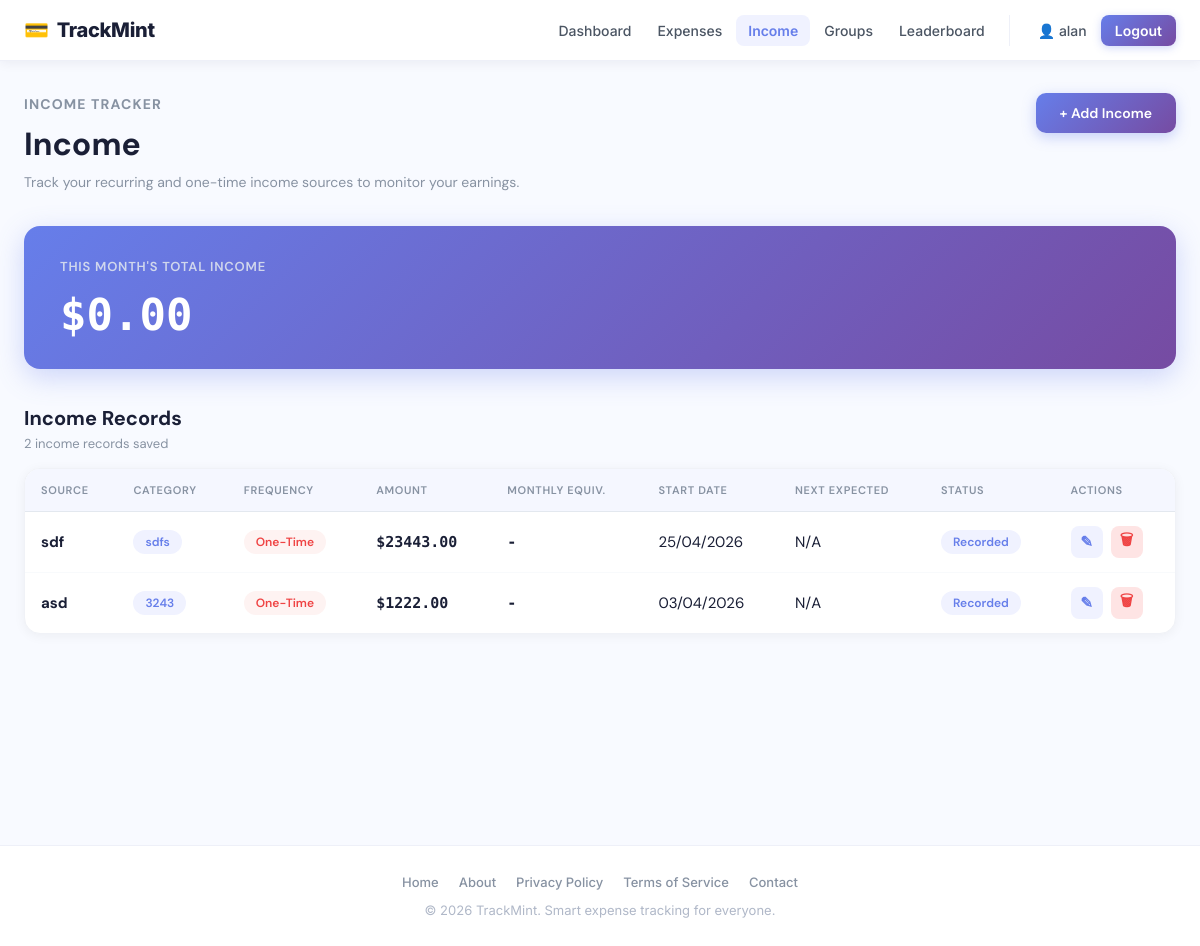
The page /income/ (signed in) on the database its author committed.
### app/models.py (models this page shows, shortened)
class User(UserMixin, db.Model):
    __tablename__ = "users"
    id = db.Column(db.Integer, primary_key=True)
    username = db.Column(db.String(80), unique=True, nullable=False, index=True)
    email = db.Column(db.String(120), unique=True, nullable=False, index=True)
    password_hash = db.Column(db.String(255), nullable=False)
    created_at = db.Column(db.DateTime, default=datetime.utcnow, nullable=False)
    total_points = db.Column(db.Integer, default=0, nullable=False)
    current_streak = db.Column(db.Integer, default=0, nullable=False)
    last_upload_date = db.Column(db.Date, nullable=True)
    receipts = db.relationship(
        "Receipt",
        back_populates="user",
        cascade="all, delete-orphan",
        lazy=True
    )
    incomes = db.relationship(
        "Income",
        back_populates="user",
        cascade="all, delete-orphan",
        lazy=True
    )

class Income(db.Model):
    __tablename__ = "income"
    id = db.Column(db.Integer, primary_key=True)
    user_id = db.Column(db.Integer, db.ForeignKey("users.id"), nullable=False)
    source = db.Column(db.String(120), nullable=False)
    amount = db.Column(db.Float, nullable=False)
    income_date = db.Column(db.Date, nullable=False)
    income_type = db.Column(db.String(80), nullable=False)
    notes = db.Column(db.Text, nullable=True)
    frequency = db.Column(db.String(20), default="one-time", nullable=False)  # one-time, daily, weekly, monthly, yearly
    category = db.Column(db.String(80), nullable=True)
    start_date = db.Column(db.Date, nullable=True)
    end_date = db.Column(db.Date, nullable=True)
    created_at = db.Column(db.DateTime, default=datetime.utcnow, nullable=False)
    updated_at = db.Column(
        db.DateTime,
        default=datetime.utcnow,
        onupdate=datetime.utcnow,
        nullable=False
    )
    user = db.relationship("User", back_populates="incomes")

### app/income/routes.py (the view, shortened to what this page needs)
@income_bp.route("/", methods=["GET", "POST"])
@login_required
def income_home():
    incomes = (
        Income.query
        .filter_by(user_id=current_user.id)
        .order_by(Income.start_date.desc(), Income.created_at.desc())
        .all()
    )
    today = date.today()
    def should_count_income(item, current_date):
        if not item.start_date:
            return False
    monthly_total = sum(
        item.amount for item in incomes
        if should_count_income(item, today)
    )
    return render_template(
        "income/index.html",
        page_title="Income",
        incomes=incomes,
        monthly_total=monthly_total,
        now=datetime.now(),
        timedelta=timedelta
    )

### app/__init__.py (called while the page is built)
def register_login_loader():
    @login_manager.user_loader
    def load_user(user_id):
        from app.models import User
        return db.session.get(User, int(user_id))

### app/templates/income/index.html (shortened to what this page needs)
{% extends "base.html" %}
{% block content %}
<section class="income-page">
  <div class="income-container">
    <div class="income-header">
      <div>
        <p class="page-label">Income Tracker</p>
        <h1>Income</h1>
        <p>Track your recurring and one-time income sources to monitor your earnings.</p>
      </div>
      <button type="button" class="add-income-btn" id="add-income-btn">+ Add Income</button>
    </div>
    <div class="income-total-card">
      <span>This month's total income</span>
      <strong>${{ "%.2f"|format(monthly_total) }}</strong>
    </div>
    {% if incomes %}
    <div class="income-records-section">
      <div class="income-records-header">
        <div>
          <h2>Income Records</h2>
          <p>{{ incomes|length }} income record{{ '' if incomes|length == 1 else 's' }} saved</p>
        </div>
      </div>
      <div class="income-table-wrapper">
        <table class="income-table">
          <thead>
            <tr>
              <th>Source</th>
              <th>Category</th>
              <th>Frequency</th>
              <th>Amount</th>
              <th>Monthly Equiv.</th>
              <th>Start Date</th>
              <th>Next Expected</th>
              <th>Status</th>
              <th>Actions</th>
            </tr>
          </thead>
          <tbody>
            {% for income in incomes %}
            <tr>
              <td><strong>{{ income.source }}</strong></td>
              <td>
                <span class="income-category-pill">
                  {{ income.category or income.income_type or "General" }}
                </span>
              </td>
              <td>
                <span class="income-frequency-badge {% if income.frequency == 'one-time' %}one-time{% else %}recurring{% endif %}">
                  {% if income.frequency == 'one-time' %}One-time{% else %}{{ income.frequency|capitalize }}{% endif %}
                </span>
              </td>
              <td class="income-amount-cell">${{ "%.2f"|format(income.amount) }}</td>
              <td class="income-amount-cell">
                {% if income.frequency == 'one-time' %}-
                {% elif income.frequency == 'daily' %}${{ "%.2f"|format(income.amount * 30) }}
                {% elif income.frequency == 'weekly' %}${{ "%.2f"|format(income.amount * 4.33) }}
                {% elif income.frequency == 'monthly' %}${{ "%.2f"|format(income.amount) }}
                {% elif income.frequency == 'yearly' %}${{ "%.2f"|format(income.amount / 12) }}
                {% else %}-{% endif %}
              </td>
              <td>{{ income.start_date.strftime('%d/%m/%Y') if income.start_date else income.income_date.strftime('%d/%m/%Y') }}</td>
              <td>
                {% if income.frequency == 'one-time' %}
                  N/A
                {% else %}-{% endif %}
              </td>
              <td>
                {% set is_active = income.end_date is none or income.end_date >= now.date() %}
                {% if income.frequency == 'one-time' %}
                  <span class="income-status-badge completed">Recorded</span>
                {% elif is_active %}
                  <span class="income-status-badge active">Active</span>
                {% else %}
                  <span class="income-status-badge expired">Inactive</span>
                {% endif %}
              </td>
              <td class="income-actions-cell">
                <a href="{{ url_for('income.edit_income', income_id=income.id) }}" class="action-btn edit-btn" title="Edit income">✎</a>
                <button type="button" class="action-btn delete-btn" data-income-id="{{ income.id }}" title="Delete income">🗑</button>
              </td>
            </tr>
            {% endfor %}
          </tbody>
        </table>
      </div>
    </div>
    {% endif %}
  </div>
</section>
{% endblock %}

### app/templates/base.html (shortened to what this page needs)
<!doctype html>
<html lang="en">
<head>
  <link rel="stylesheet" href="{{ url_for('static', filename='css/style.css') }}">
</head>
<body>
    <header>
        <div class="header-container">
            <a href="{{ url_for('main.landing') }}" class="logo">
                <span class="logo-icon">💳</span>
                TrackMint
            </a>
            <nav>
                <div class="nav-primary">
                    {% if current_user.is_authenticated %}
                    <a href="{{ url_for('main.dashboard') }}" class="nav-link">Dashboard</a>
                    <a href="{{ url_for('receipts.index') }}" class="nav-link">Expenses</a>
                    <a href="{{ url_for('income.income_home') }}" class="nav-link">Income</a>
                    <a href="{{ url_for('groups.groups_home') }}" class="nav-link">Groups</a>
                    <a href="{{ url_for('leaderboard.leaderboard_home') }}" class="nav-link">Leaderboard</a>
                    {% else %}
                    <a href="{{ url_for('main.landing') }}" class="nav-link">Home</a>
                    {% endif %}
                </div>
                {% if current_user.is_authenticated %}
                <div class="nav-user">
                    <a href="{{ url_for('main.profile') }}" class="nav-link">👤 {{ current_user.username }}</a>
                    <a href="{{ url_for('auth.logout') }}">Logout</a>
                </div>
                {% else %}
                <div class="nav-user">
                    <a href="{{ url_for('auth.login') }}" class="nav-link">Sign in</a>
                    <a href="{{ url_for('auth.signup') }}">Get started</a>
                </div>
                {% endif %}
            </nav>
        </div>
    </header>
    <main>
        {% block content %}{% endblock %}
    </main>
    <footer>
        <div class="footer-content">
            <div class="footer-links">
                <a href="{{ url_for('main.landing') }}">Home</a>
                <a href="#">About</a>
                <a href="#">Privacy Policy</a>
                <a href="#">Terms of Service</a>
                <a href="#">Contact</a>
            </div>
            <p>&copy; 2026 TrackMint. Smart expense tracking for everyone.</p>
        </div>
    </footer>
</body>
</html>

### app/static/css/style.css (style rules this page uses)
* { box-sizing: border-box; }
body { margin: 0; font-family: 'Inter', Inter; background: #f8faff; color: #1a1f36; }
header { background: #fff; border-bottom: 1px solid #eef0f8; padding: 0; box-shadow: 0 1px 12px rgba(26, 31, 54, 0.07); position: sticky; top: 0; z-index: 1000; }
.header-container { max-width: 1280px; margin: 0 auto; padding: 0 24px; display: flex; justify-content: space-between; align-items: center; height: 60px; gap: 24px; }
.logo { font-size: 20px; font-weight: 800; display: flex; align-items: center; gap: 8px; color: #1a1f36; white-space: nowrap; text-decoration: none; letter-spacing: -0.3px; }
.logo-icon { font-size: 20px; }
nav { display: flex; align-items: center; gap: 4px; flex: 1; justify-content: flex-end; }
.nav-primary { display: flex; align-items: center; gap: 2px; flex-wrap: wrap; }
.nav-user { display: flex; align-items: center; gap: 2px; padding-left: 16px; margin-left: 8px; border-left: 1px solid #eef0f8; flex-wrap: wrap; }
nav a { color: #4b5563; text-decoration: none; font-size: 14px; font-weight: 500; padding: 7px 12px; border-radius: 8px; transition: 0.15s ease; white-space: nowrap; }
.nav-user a:last-child { background: linear-gradient(135deg, #667eea, #764ba2); color: #fff; font-weight: 600; padding: 7px 14px; box-shadow: 0 2px 8px rgba(102, 126, 234, 0.3); }
main { min-height: calc(100vh - 160px); padding: 0 0 40px; }
footer { background: #fff; border-top: 1px solid #eef0f8; padding: 28px 24px; margin-top: 24px; }
.footer-content { max-width: 1280px; margin: 0 auto; text-align: center; }
.footer-links { display: flex; justify-content: center; gap: 20px; flex-wrap: wrap; margin-bottom: 12px; }
.footer-links a { color: #8792a2; text-decoration: none; font-size: 13px; font-weight: 500; transition: 0.15s; }
.footer-content p { margin: 0; color: #b0b8c8; font-size: 13px; }
.page-label { margin-bottom: 8px; color: #667eea; font-size: 13px; font-weight: 800; letter-spacing: 0.08em; text-transform: uppercase; }
.income-page { min-height: calc(100vh - 80px); padding: 40px 24px; background: #f8faff; }
.income-container { max-width: 1150px; margin: 0 auto; }
.income-header { display: flex; justify-content: space-between; align-items: flex-start; gap: 24px; margin-bottom: 28px; }
.income-header h1 { margin: 0; color: #1a1f36; font-size: 40px; font-weight: 800; }
.income-header p { margin-top: 10px; color: #6b7280; font-size: 16px; }
.income-total-card { min-width: 260px; padding: 22px; border-radius: 22px; background: linear-gradient(135deg, #667eea 0%, #764ba2 100%); box-shadow: 0 18px 42px rgba(26, 31, 54, 0.14); }
.income-total-card span { display: block; margin-bottom: 8px; color: #e3e8ef; font-size: 14px; font-weight: 700; }
.income-total-card strong { color: #ffffff; font-size: 30px; font-weight: 900; }
.income-table-wrapper { overflow-x: auto; }
.income-table { width: 100%; border-collapse: collapse; min-width: 680px; }
.income-table th { padding: 15px 16px; background: #f5f7ff; color: #1a1f36; font-size: 13px; text-align: left; text-transform: uppercase; letter-spacing: 0.04em; border-bottom: 1px solid #e3e8ef; }
.income-table td { padding: 16px; border-bottom: 1px solid #f0f2f7; color: #374151; font-size: 15px; }
.income-amount-cell { font-weight: 900; color: #1a1f36; }
.income-category-pill { display: inline-block; padding: 6px 11px; border-radius: 999px; background: #eef0fd; color: #667eea; font-size: 13px; font-weight: 800; }
.income-frequency-badge { display: inline-block; padding: 6px 11px; border-radius: 6px; background: #eef0fd; color: #667eea; font-size: 12px; font-weight: 700; text-transform: capitalize; }
.income-frequency-badge.one-time { background: #fef3e2; color: #d97706; }
.income-status-badge { display: inline-block; padding: 6px 11px; border-radius: 6px; font-size: 12px; font-weight: 700; }
.income-status-badge.completed { background: #f3e8ff; color: #9333ea; }
.income-actions-cell { display: flex; gap: 8px; align-items: center; }
.action-btn { display: inline-flex; align-items: center; justify-content: center; width: 32px; height: 32px; border-radius: 8px; background: #f5f7ff; border: 1px solid #e3e8ef; font-size: 16px; cursor: pointer; text-decoration: none; transition: 0.2s ease; font-weight: 600; }
.action-btn.delete-btn { background: #fee4e4; border-color: #fecaca; }

### rows shown on the page
User: username "alan"
Income: source "sdf", category+income_type "sdfs", frequency "One-Time", amount "23443.00", start_date "25/04/2026"
Income: source "asd", category+income_type "3243", frequency "One-Time", amount "1222.00", start_date "03/04/2026"

### other values the page prints
{{ "%.2f"|format(monthly_total) }} "0.00"
{{ incomes|length }} "2"
{{ '' if incomes|length == 1 else 's' }} "s"
